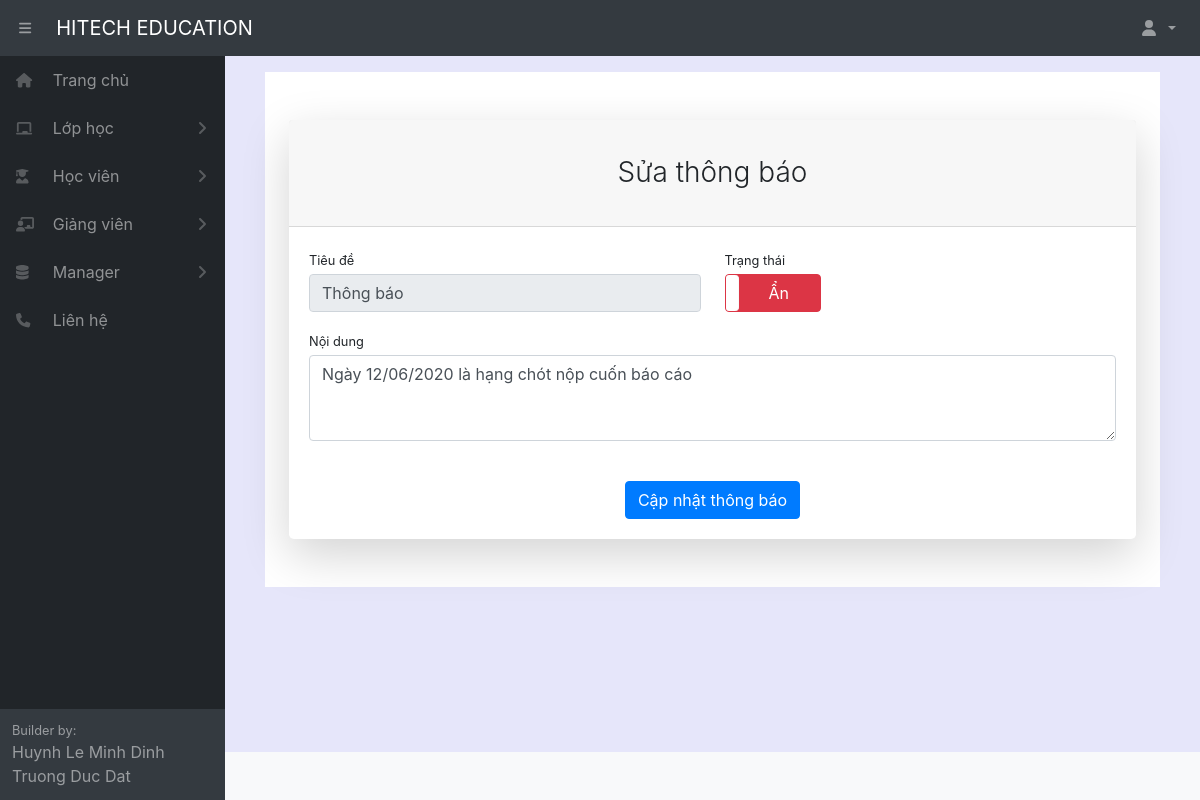
Page /editnotify/1 (signed in) on the committed database.
### home/models.py (models this page shows, shortened)
class Notify(models.Model):
    title = models.CharField(max_length=100, blank=True, null=True, verbose_name="Tiêu đề")
    content = models.CharField(max_length=1000, blank=True, null=True, verbose_name="Nội dung")
    create_date = models.DateField(auto_now_add=True, verbose_name="Ngày đăng")
    active = models.BooleanField(default=True, verbose_name="Trạng thái")
    class Meta:
        ordering =["title"]
        verbose_name_plural = "Thông báo"

### home/decorators.py (the view)
        def wrapper_func(request, *args, **kwargs):
            group = None
            if request.user.groups.exists():
                group = request.user.groups.all()[0].name
            if group in allowed_roles:
                return view_func(request, *args, **kwargs)
            else:
                return redirect('errorrole')

### home/views.py (called while the page is built, shortened)
@login_required(login_url='login')
@allowed_users(allowed_roles=['admin'])
def editNotify(request,pk):
    noti = Notify.objects.get(pk=pk)
    context={'noti':noti}
    return render(request,'manager/editnotify.html',context)

### home/templates/manager/editNotify.html (shortened to what this page needs)
{% extends "pages/base.html" %}
{% block content %}
{% load static %}
<div class="container" style="padding-bottom: 3em;">
    <div class="row justify-content-center">
        <div class="col-lg-12">
            <div class="card shadow-lg border-0 rounded-lg mt-5">
                <div class="card-header">
                    <h3 class="text-center font-weight-light my-4">Sửa thông báo</h3>
                </div>
                <div class="card-body">
                    <form action="" method="POST">
                        <div class="row">
                            <div class="col-xl-6 col-md-12">
                                <div class="form-group">
                                    <label class="small mb-1" for="title">Tiêu đề</label>
                                    <input class="form-control" disabled required type="text" name="title"
                                        maxlength="100" id="id_title" placeholder="Nhập địa tiêu đề của thông báo" value="{{noti.title}}"/>
                                </div>
                            </div>
                            <div class="col-xl-2 col-md-12">
                                <label class="small mb-1" for="id_active">Trạng thái</label>
                                <div class="form-group">
                                </div>
                            </div>
                            <div class="col-xl-12 col-md-12">
                                <div class="form-group">
                                    <label class="small mb-1" for="id_content">Nội dung</label>
                                    <textarea class="form-control" required name="content" maxlength="1000"
                                        id="id_content" rows="3" placeholder="Nội dung ">{{noti.content}}</textarea>
                                </div>
                            </div>
                        </div>
                        <div class="form-group d-flex align-items-center justify-content-between mt-4 mb-0">
                            <input class="btn btn-primary" type="submit" value="Cập nhật thông báo"
                                style="margin-left: auto; margin-right: auto;">
                        </div>
                    </form>
                </div>
            </div>
        </div>
    </div>
</div>
{% endblock content %}

### rows in the picture
Notify: title "Thông báo", content "Ngày 12/06/2020 là hạng chót nộp cuốn báo cáo"
